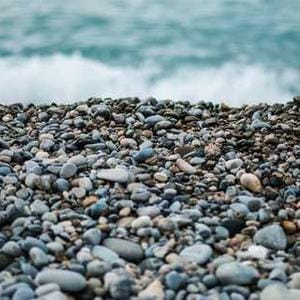
#> input picture original_image.jpeg, 300 x 300 px
$ jupyter execute Image_encryption.ipynb
#> lines starting #> are read from the running program, lines starting #| are printed output that depends on the picture
[cell 1]
# ============================================
# Task-02: Pixel Manipulation for Image Encryption
# (Fixed Overflow Issue)
# ============================================

import cv2
import numpy as np
import matplotlib.pyplot as plt
from google.colab import files

# Step 1: Upload Image
uploaded = files.upload()
#> the answer given: original_image.jpeg

for filename in uploaded.keys():
    img_path = filename

# Read the image
image = cv2.imread(img_path)
#> image is the input picture: shape (300, 300, 3); mean B, G, R 140.4, 137.1, 123.1
image = cv2.cvtColor(image, cv2.COLOR_BGR2RGB)

# Show original image
plt.imshow(image)
plt.title("Original Image")
plt.axis("off")
plt.show()

# Step 2: Encryption Function
def encrypt_image(img, key):
#> called with key = 50
    encrypted = (img.astype(np.int32) + key) % 256
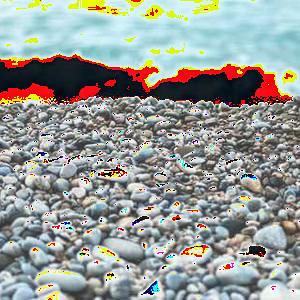
#> encrypted: shape (300, 300, 3) int32; mean R, G, B 150.5, 154.9, 150.7
    return encrypted.astype(np.uint8)
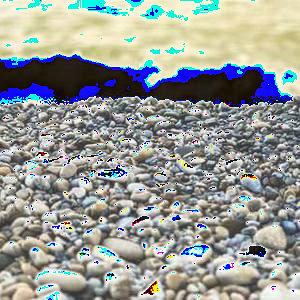
#> returned value: shape (300, 300, 3); mean of channels 0, 1, 2 150.5, 154.9, 150.7; drawn as B, G, R

# Step 3: Decryption Function
def decrypt_image(img, key):
#> called with key = 50
    decrypted = (img.astype(np.int32) - key) % 256
    return decrypted.astype(np.uint8)

# Key for encryption
secret_key = 50  # you can change this

# Encrypt the image
encrypted_img = encrypt_image(image, secret_key)

# Decrypt the image
decrypted_img = decrypt_image(encrypted_img, secret_key)

# Step 4: Show Results
fig, axes = plt.subplots(1, 3, figsize=(15, 5))
axes[0].imshow(image)
axes[0].set_title("Original")
axes[0].axis("off")

axes[1].imshow(encrypted_img)
axes[1].set_title("Encrypted")
axes[1].axis("off")

axes[2].imshow(decrypted_img)
axes[2].set_title("Decrypted")
axes[2].axis("off")

plt.show()
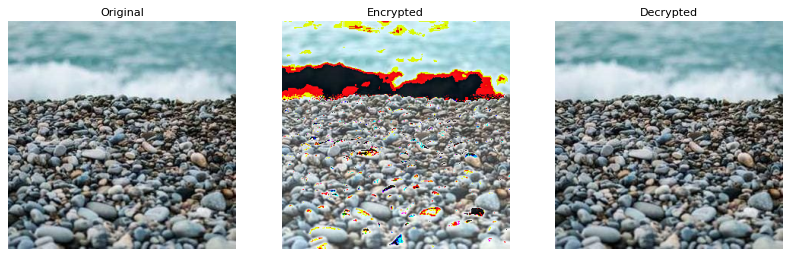
#> figure drawn by matplotlib, 3 panels
